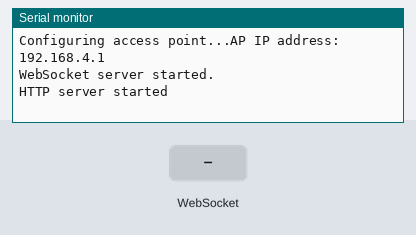
The sketch below on a simulated ESP8266 (NodeMCU). On the bench: the last lines printed to the serial monitor. Inputs (shaded band) come from the test bench. Storage starts empty.

Above: at 1.2 s.
1.3 s: WebSocket text "1" received
At 1.6 s:
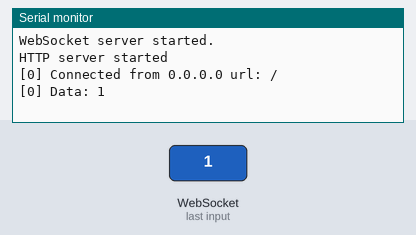
2.8 s: WebSocket text "0" received
At 4.0 s:
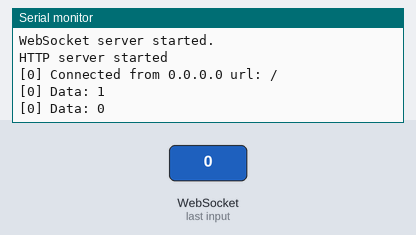
4.3 s: WebSocket text "2" received
At 5.1 s:
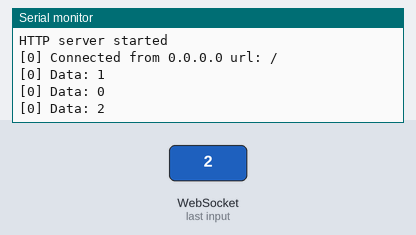

Measured:
- after the input at 1.3 s, the serial monitor: prints a new line at once (image 1)
- after the input at 2.8 s, the serial monitor: prints a new line at once (image 2)
- after the input at 4.3 s, the serial monitor: prints a new line at once (image 3)

The sketch:

TesteJoystick.ino
```cpp
/*
 * @file: TesteJoystick.ino
 * @date: June 06 2022
 * @author: "Copy from Internet"
 * @brief: Receive info ESP8266 through WebSocket and print on Serial
 */

#include <ESP8266WiFi.h>
#include <WiFiClient.h>
#include <ESP8266WebServer.h>
#include <ESP8266mDNS.h>
#include <FS.h>

#include <Arduino.h>
#include <WebSocketsServer.h>
#include <Hash.h>

ESP8266WebServer server(80);
WebSocketsServer webSocket = WebSocketsServer(81);

void webSocketEvent(uint8_t num, WStype_t type, uint8_t * payload, size_t length) {

  switch (type) {
    case WStype_DISCONNECTED:
     Serial.printf("[%u] Disconnected!\n", num);
      break;
    case WStype_CONNECTED: {
        IPAddress ip = webSocket.remoteIP(num);
       Serial.printf("[%u] Connected from %d.%d.%d.%d url: %s\n", num, ip[0], ip[1], ip[2], ip[3], payload);
        webSocket.sendTXT(num, "Connected");
      }
      break;
    case WStype_TEXT:
     Serial.printf("[%u] Data: %s\n", num, payload);
     break;
  }
}

bool handleFileRead(String path){
  Serial.println("handleFileRead: " + path);
  if(path.endsWith("/")) path += "joystick.html";

  if( SPIFFS.exists(path)){
    File file = SPIFFS.open(path, "r");
    size_t sent = server.streamFile(file, "text/html");
    file.close();
    return true;
  }
  return false;
}

const char *ssid = "Esp_AP";
const char *password = "senha_dificil";

void setup(void){
  Serial.begin(115200);
  Serial.print("\n");
  Serial.setDebugOutput(true);

  SPIFFS.begin();

  Serial.print("Configuring access point...");
  WiFi.mode(WIFI_AP);
  WiFi.softAP(ssid, password);
  IPAddress myIP = WiFi.softAPIP();
  Serial.print("AP IP address: ");
  Serial.println(myIP);

  webSocket.begin();
  webSocket.onEvent(webSocketEvent);
  Serial.println("WebSocket server started.");

  server.onNotFound([](){
    if(!handleFileRead(server.uri()))
      server.send(404, "text/plain", "FileNotFound");
  });

  server.begin();
  Serial.println("HTTP server started");
}

void loop(void){
  server.handleClient();
   webSocket.loop();
}
```
